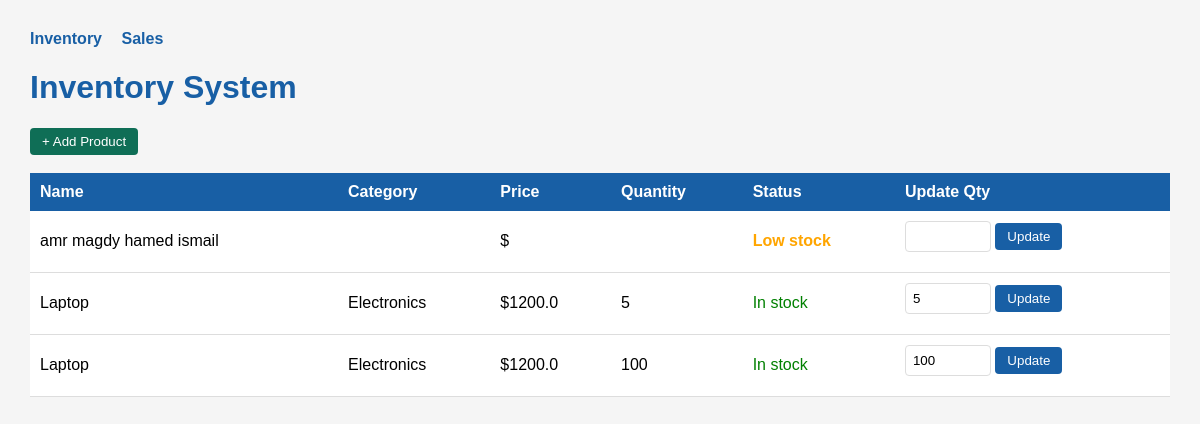
The page / on the database its author committed.
### tables this page shows
CREATE TABLE products (
            id INTEGER PRIMARY KEY AUTOINCREMENT,
            name TEXT NOT NULL,
            category TEXT,
            price REAL,
            quantity INTEGER,
            reorder_threshold INTEGER
        );

### app.py (the view)
@app.route("/")
def index():
    conn = database.connect()
    cursor = conn.cursor()
    cursor.execute("SELECT * FROM products")
    products = cursor.fetchall()
    conn.close()
    return render_template("inventory.html", products=products)

### database.py (called while the page is built)
def connect():
    conn = sqlite3.connect("inventory.db")
    return conn

### templates/inventory.html (shortened to what this page needs)
<!DOCTYPE html>
<html>
<head>
</head>
<body>
    <div class="nav">
        <a href="/">Inventory</a>
        <a href="http://localhost:5001">Sales</a>
    </div>
    <h1>Inventory System</h1>
    <a href="/add"><button class="btn btn-green">+ Add Product</button></a>
    <br><br>
    <table>
        <tr>
            <th>Name</th>
            <th>Category</th>
            <th>Price</th>
            <th>Quantity</th>
            <th>Status</th>
            <th>Update Qty</th>
        </tr>
        {% for product in products %}
        <tr>
            <td>{{ product[1] }}</td>
            <td>{{ product[2] }}</td>
            <td>${{ product[3] }}</td>
            <td>{{ product[4] }}</td>
            <td>
                {% if product[4] == 0 %}
                    <span class="out">Out of stock</span>
                {% elif product[4] <= product[5] %}
                    <span class="low">Low stock</span>
                {% else %}
                    <span class="ok">In stock</span>
                {% endif %}
            </td>
            <td>
                <form method="POST" action="/update/{{ product[0] }}">
                    <input type="number" name="quantity" value="{{ product[4] }}" style="width:70px">
                    <button class="btn" type="submit">Update</button>
                </form>
            </td>
        </tr>
        {% endfor %}
    </table>
</body>
</html>

### templates/inventory.html (style rules this page uses)
body { font-family: Arial; margin: 30px; background: #f5f5f5; }
h1 { color: #185FA5; }
table { width: 100%; border-collapse: collapse; background: white; }
th { background: #185FA5; color: white; padding: 10px; text-align: left; }
td { padding: 10px; border-bottom: 1px solid #ddd; }
.btn { padding: 6px 12px; background: #185FA5; color: white; border: none; cursor: pointer; border-radius: 4px; }
.btn-green { background: #0F6E56; }
.low { color: orange; font-weight: bold; }
.ok { color: green; }
input, select { padding: 7px; width: 100%; margin-bottom: 10px; border: 1px solid #ddd; border-radius: 4px; }
.nav { margin-bottom: 20px; }
.nav a { margin-right: 15px; color: #185FA5; text-decoration: none; font-weight: bold; }

### rows shown on the page
products: name "amr magdy hamed ismail", quantity "Low stock"
products: name "Laptop", category "Electronics", price "1200.0", quantity "5", reorder_threshold "In stock"
products: name "Laptop", category "Electronics", price "1200.0", quantity "100", reorder_threshold "In stock"
